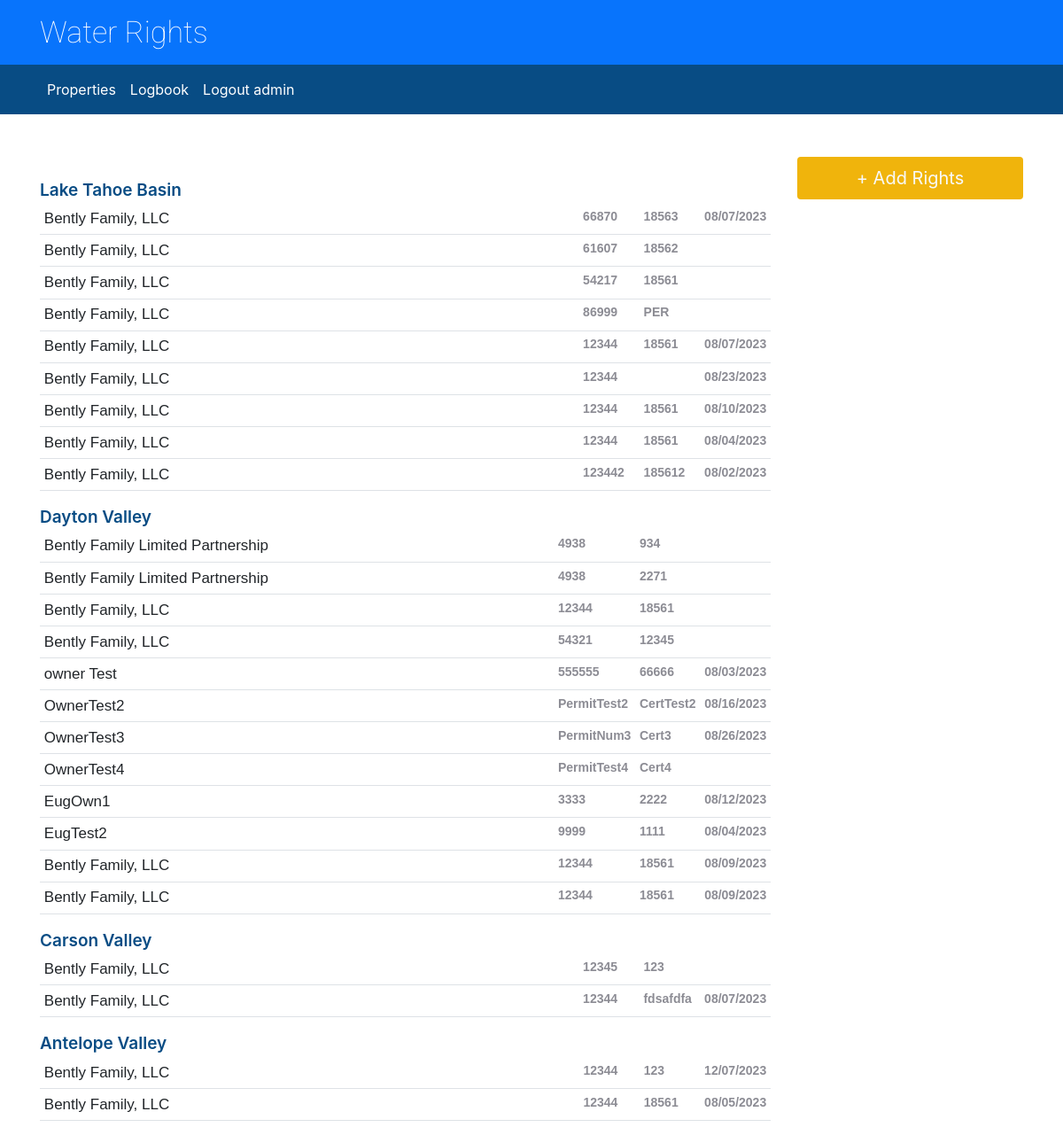
The app's page / (signed in) with its own data.
### permitinformation/models.py (models this page shows, shortened)
class Property(models.Model):
	basin = models.CharField('Basin', max_length=50)
	owner_of_record = models.CharField('Owner of Record', max_length=50)
	permit_num = models.CharField('Permit Number', max_length=20)
	cert_status = models.CharField('Cert./Status', max_length=20, blank=True)
	priority_date = models.DateField('Priority Date', blank=True, null=True)
	pod_1 = models.CharField('PoE 1/4', max_length=10, blank=True)
	pod_2 = models.CharField('PoE 1/4', max_length=10, blank=True)
	pod_3 = models.CharField('PoE S', max_length=10, blank=True)
	pod_4 = models.CharField('PoE T(N)', max_length=10, blank=True)
	pod_5 = models.CharField('PoE R', max_length=10, blank=True)
	unit_acres = models.CharField('Acres', max_length=10, blank=True, null=True) #FloatField?
	unit_sheep = models.IntegerField('Sheep', blank=True, null=True)
	unit_lamb = models.IntegerField('Lamb', blank=True, null=True)
	unit_cattle = models.IntegerField('Cattle', blank=True, null=True)
	unit_horses = models.IntegerField('Horses', blank=True, null=True)
	unit_other = models.CharField('Other', max_length=100, blank=True)
	cfs = models.CharField('C.F.S.', max_length=10, blank=True, null=True) #FloatField?
	duty_af = models.CharField('Duty (AF)', max_length=10, blank=True, null=True) #FloatField?
	poc_due = models.DateField('POC Due', blank=True, null=True)
	pbu_due = models.DateField('PBU Due', blank=True, null=True)
	use = models.CharField('Use', max_length=10, blank=True)
	source = models.CharField('Source', max_length=10, blank=True)
	source_description = models.CharField('Source Description', max_length=50, blank=True)
	remarks = models.CharField('Remarks', max_length=150, blank=True)
	sale_value = models.CharField('Sale Value', max_length=150, blank=True)
	potential_values = models.CharField('Potential Value', max_length=150, blank=True)
	user = models.ForeignKey(User, on_delete=models.SET_NULL, null=True)
	created_by = models.CharField('', max_length=50, blank=True)
	modified_by = models.CharField('', max_length=50, blank=True)
	create_date = models.DateTimeField('', auto_now_add=True)
	modify_date = models.DateTimeField('', auto_now=True)
	class Meta:
		verbose_name_plural = "Properties"

### permitinformation/views.py (the view)
# urls.py: path('', views.home, name="home"),
def home(request):
	PropertyDict = {}
	if request.method == "POST":
		form = PropertyForm(request.POST or None)
		if form.is_valid():
			property_instance = form.save(commit=False)
			if request.user.is_authenticated:
				property_instance.user = request.user
			else:
				property_instance.user = None
			property_instance.save()
			messages.success(request, ("Property has been added"))
			return redirect('home')
		else:
			ticker = Property.objects.all()
			return render(request, 'home.html', {'ticker': ticker, 'form': form})
	else:
		ticker = Property.objects.all()
		form = PropertyForm()  # Initialize an empty form
		return render(request, 'home.html', {'ticker': ticker, 'form': form})

### permitinformation/templates/home.html (shortened to what this page needs)
{% extends 'base.html' %}
{% block content %}
<div class="row">
<div class="col-md-9" style="">
  <br/>
  <div class="location-label">Lake Tahoe Basin</div>
  <div class="bdr">
  <table class="table table-hover table-borderless table-sm">
    <tbody>
    {% for item in ticker %}
    {% if item.basin == 'Lake Tahoe Basin (90)' %}
      <tr class="clickable-row" data-href="{% url 'getPropertyDetails' item.id %}">
      	<th class="col-9 row-owner">{{ item.owner_of_record }}</th>
        <th class="col-1 row-other-details">{{ item.permit_num }}</th>
        <th class="col-1 row-other-details">{{ item.cert_status }}</th>
        <th class="col-1 row-other-details">{{ item.priority_date|date:"m/d/Y" }}</th>
      </tr>
    {% endif %}
    {% endfor %}
    </tbody>
  </table>
  </div>
  <div class="location-label">Dayton Valley</div>
  <div class="bdr">
  <table class="table table-hover table-borderless table-sm">
    <tbody>
    {% for item in ticker %}
    {% if item.basin == 'Dayton Valley (103)' %}
      <tr class="clickable-row" data-href="{% url 'getPropertyDetails' item.id %}">
      	<th class="col-9 row-owner">{{ item.owner_of_record }}</th>
        <th class="col-1 row-other-details">{{ item.permit_num }}</th>
        <th class="col-1 row-other-details">{{ item.cert_status }}</th>
        <th class="col-1 row-other-details">{{ item.priority_date|date:"m/d/Y" }}</th>
      </tr>
    {% endif %}
    {% endfor %}
    </tbody>
  </table>
  </div>
  <div class="location-label">Carson Valley</div>
  <div class="bdr">
  <table class="table table-hover table-borderless table-sm">
    <tbody>
    {% for item in ticker %}
    {% if item.basin == 'Carson Valley (105)' %}
      <tr class="clickable-row" data-href="{% url 'getPropertyDetails' item.id %}">
      	<th class="col-9 row-owner">{{ item.owner_of_record }}</th>
        <th class="col-1 row-other-details">{{ item.permit_num }}</th>
        <th class="col-1 row-other-details">{{ item.cert_status }}</th>
        <th class="col-1 row-other-details">{{ item.priority_date|date:"m/d/Y" }}</th>
      </tr>
    {% endif %}
    {% endfor %}
    </tbody>
  </table>
  </div>
  <div class="location-label">Antelope Valley</div>
  <div class="bdr">
  <table class="table table-hover table-borderless table-sm">
    <tbody>
    {% for item in ticker %}
    {% if item.basin == 'Antelope Valley (106)' %}
      <tr class="clickable-row" data-href="{% url 'getPropertyDetails' item.id %}">
      	<th class="col-9 row-owner">{{ item.owner_of_record }}</th>
        <th class="col-1 row-other-details">{{ item.permit_num }}</th>
        <th class="col-1 row-other-details">{{ item.cert_status }}</th>
        <th class="col-1 row-other-details">{{ item.priority_date|date:"m/d/Y" }}</th>
      </tr>
    {% endif %}
    {% endfor %}
    </tbody>
  </table>
  </div>
</div>
<div class="col-md-3">
  <div class="row align-items-start" >
    <div class="col-sm-12">
    	{% if user.is_authenticated %}
    	<button type="button" class="btn text-light btn-lg btn-block rounded" data-toggle="modal" data-target="#exampleModal" style="background-color: #F0B40C;">
	  		+ Add Rights
		</button>
		{% else %}
		<button type="button" class="btn text-light btn-lg btn-block rounded" data-toggle="modal" data-target="#exampleModal" style="background-color: #F0B40C; box-shadow: 0 4px 6px rgba(0, 0, 0, .3); text-align: left; padding-left: 15px;">
	  		+ Add Rights
		</button>
		{% endif %}
		<br/><br/>
<br/>
    </div>
	<br/>
  </div>
</div>
</div>
{% endblock %}

### permitinformation/templates/base.html (shortened to what this page needs)
<!doctype html>
<html lang="en">
{% load static %}
  <head>
    <link rel="stylesheet" href="https://cdn.jsdelivr.net/npm/bootstrap@4.3.1/dist/css/bootstrap.min.css">
    <link rel="stylesheet" href="{% static 'permitinformation/css/styles.css' %}">
  </head>
  <body>
  {% block application_header %}
  <header id="application-header" class="application-header">
    <div class="row">
      <div class="container">
      <h1 class="application-title">
        {% block heading %}Water Rights{% endblock heading %}
      </h1>
      </div>
    </div>
  </header>
  {% endblock %}
  <nav class="navbar navbar-expand-lg" style="background-color: #084C84">
    <div class="container">
    <div class="collapse navbar-collapse" id="navbarNavAltMarkup">
      <div class="navbar-nav">
        <a class="nav-item nav-link active" style="color: white" href="{% url 'home' %}">Properties <span class="sr-only">(current)</span></a>
        <a class="nav-item nav-link" style="color: white" href="{% url 'logbook' %}">Logbook</a>
        {% if user.is_authenticated %}
        <a class="nav-item nav-link" style="color: white" href="{% url 'logout' %}">Logout {{user.username}}</a>
        {% else %}
        <a class="nav-item nav-link" style="color: white" href="{% url 'login' %}">Login</a>
        {% endif %}
      </div>
    </div>
    </div>
  </nav>
  	<div class="container">
      <br/>
  	{% block content %}
  	{% endblock %}
    </div>
  </body>
</html>

### permitinformation/static/permitinformation/css/styles.css (style rules this page uses)
.table > tbody > tr { border-top: none !important; border-bottom: 1px solid #dee2e6 !important; }
.row-owner { font-family: 'Roboto Flex', sans-serif; font-weight: 100; font-size:17px; }
.row-other-details { color: #8C8C94; font-family: 'Roboto Flex', sans-serif; font-size:14px; }
.bdr { border-radius: 3px; overflow: hidden; }
.application-header { background-color: #0874FC; box-shadow: #004381 0px 0px 3px 0px; padding-bottom: 16px; background-position: 0 0; position: relative; }
.application-title { align-self: center; font-weight: 100; color: white; font-family: 'Roboto', sans-serif; font-size: 34px; margin-bottom: 0; margin-left: 0; padding-top: 16px; text-shadow: none; }
.location-label { color: #084C84; font-weight: 600; font-size: 19px; }

### records on screen
Property: owner_of_record "Bently Family, LLC", permit_num "66870", cert_status "18563", priority_date "08/07/2023"
Property: owner_of_record "Bently Family, LLC", permit_num "61607", cert_status "18562"
Property: owner_of_record "Bently Family, LLC", permit_num "54217", cert_status "18561"
Property: owner_of_record "Bently Family, LLC", permit_num "86999", cert_status "PER"
Property: owner_of_record "Bently Family, LLC", permit_num "12344", cert_status "18561", priority_date "08/07/2023"
Property: owner_of_record "Bently Family, LLC", permit_num "12344", priority_date "08/23/2023"
Property: owner_of_record "Bently Family, LLC", permit_num "12344", cert_status "18561", priority_date "08/10/2023"
Property: owner_of_record "Bently Family, LLC", permit_num "12344", cert_status "18561", priority_date "08/04/2023"
Property: owner_of_record "Bently Family, LLC", permit_num "123442", cert_status "185612", priority_date "08/02/2023"
Property: owner_of_record "Bently Family Limited Partnership", permit_num "4938", cert_status "934"
Property: owner_of_record "Bently Family Limited Partnership", permit_num "4938", cert_status "2271"
Property: owner_of_record "Bently Family, LLC", permit_num "12344", cert_status "18561"
Property: owner_of_record "Bently Family, LLC", permit_num "54321", cert_status "12345"
Property: owner_of_record "owner Test", permit_num "555555", cert_status "66666", priority_date "08/03/2023"
Property: owner_of_record "OwnerTest2", permit_num "PermitTest2", cert_status "CertTest2", priority_date "08/16/2023"
Property: owner_of_record "OwnerTest3", permit_num "PermitNum3", cert_status "Cert3", priority_date "08/26/2023"
Property: owner_of_record "OwnerTest4", permit_num "PermitTest4", cert_status "Cert4"
Property: owner_of_record "EugOwn1", permit_num "3333", cert_status "2222", priority_date "08/12/2023"
Property: owner_of_record "EugTest2", permit_num "9999", cert_status "1111", priority_date "08/04/2023"
Property: owner_of_record "Bently Family, LLC", permit_num "12344", cert_status "18561", priority_date "08/09/2023"
Property: owner_of_record "Bently Family, LLC", permit_num "12344", cert_status "18561", priority_date "08/09/2023"
Property: owner_of_record "Bently Family, LLC", permit_num "12345", cert_status "123"
Property: owner_of_record "Bently Family, LLC", permit_num "12344", cert_status "fdsafdfa", priority_date "08/07/2023"
Property: owner_of_record "Bently Family, LLC", permit_num "12344", cert_status "123", priority_date "12/07/2023"
Property: owner_of_record "Bently Family, LLC", permit_num "12344", cert_status "18561", priority_date "08/05/2023"

### other values on screen
{{ user.username }} "admin"
